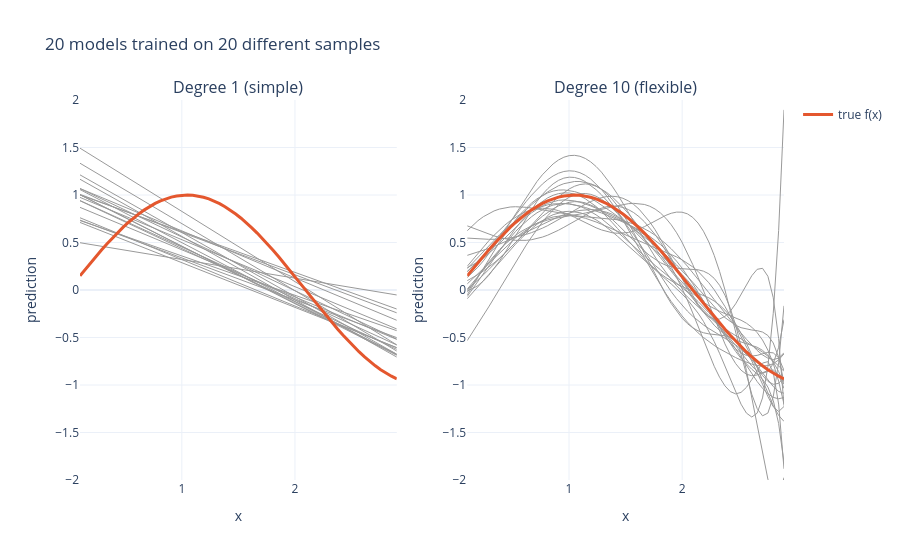

Here is the notebook cell this chart was saved with:
### Code cell
fig = make_subplots(rows=1, cols=2, subplot_titles=["Degree 1 (simple)", "Degree 10 (flexible)"])
for col, degree in enumerate([1, 10], start=1):
    for curve in preds[degree][:20]:     # draw the first 20 fitted curves
        fig.add_trace(go.Scatter(x=x_grid, y=curve, mode="lines", line=dict(color="#999999", width=1),
                                 showlegend=False), row=1, col=col)
    fig.add_trace(go.Scatter(x=x_grid, y=true_f(x_grid), mode="lines", line=dict(color="#E4572E", width=3),
                             name="true f(x)", showlegend=(col == 1)), row=1, col=col)
fig.update_yaxes(range=[-2, 2], title_text="prediction")
fig.update_xaxes(title_text="x")
fig.update_layout(title="20 models trained on 20 different samples")
fig.show()
